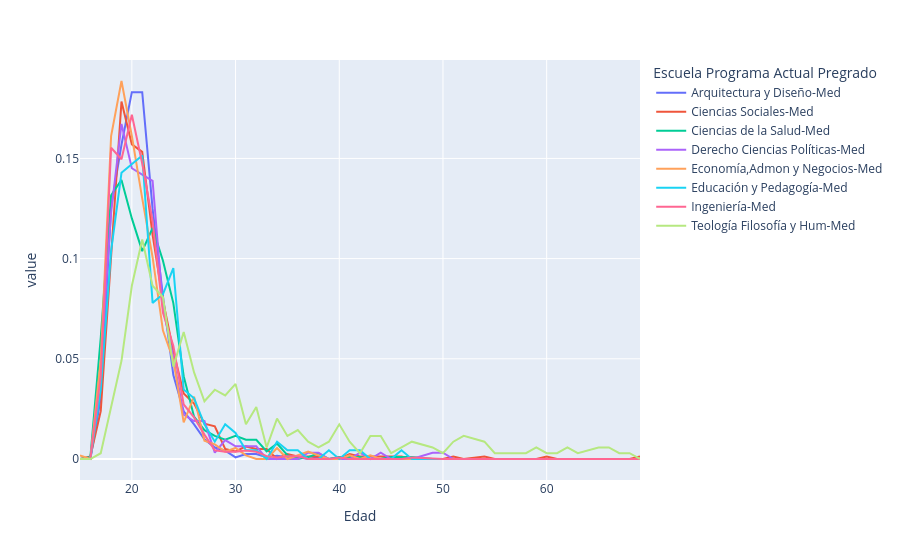

Notebook source saved alongside this figure:
### Code cell
import plotly.express as px
df=pd.pivot_table(data, index='Edad', columns='Escuela Programa Actual Pregrado', values='Escuela Programa Actual Pregrado', aggfunc='count', fill_value=0).sort_index()
for co in df.columns: 
    df[co]=df[co]/df[co].sum()
df
px.line(df, df.index, df.columns)

### Figure 1 — Plotly figure (JSON) as saved in the notebook; plotly's stock layout.template omitted (floating-point values rounded to 4 significant figures)
{"data": [{"hovertemplate": "Escuela Programa Actual Pregrado=Arquitectura y Diseño-Med<br>Edad=%{x}<br>value=%{y}<extra></extra>", "legendgroup": "Arquitectura y Diseño-Med", "line": {"color": "#636efa", "dash": "solid"}, "marker": {"symbol": "circle"}, "mode": "lines", "name": "Arquitectura y Diseño-Med", "orientation": "v", "showlegend": true, "type": "scatter", "x": [15, 16, 17, 18, 19, 20, 21, 22, 23, 24, 25, 26, 27, 28, 29, 30, 31, 32, 33, 34, 35, 36, 37, 38, 39, 40, 41, 42, 43, 44, 45, 46, 47, 49, 50, 51, 52, 54, 55, 56, 57, 58, 59, 60, 61, 62, 63, 65, 66, 67, 68, 69], "xaxis": "x", "y": [0.0, 0.0, 0.03038, 0.1256, 0.1568, 0.1831, 0.1831, 0.1248, 0.08128, 0.04187, 0.02381, 0.01724, 0.009852, 0.005747, 0.004105, 0.000821, 0.002463, 0.002463, 0.000821, 0.001642, 0.000821, 0.000821, 0.0, 0.000821, 0.0, 0.000821, 0.0, 0.0, 0.0, 0.0, 0.000821, 0.0, 0.0, 0.0, 0.0, 0.0, 0.0, 0.0, 0.0, 0.0, 0.0, 0.0, 0.0, 0.0, 0.0, 0.0, 0.0, 0.0, 0.0, 0.0, 0.0, 0.0], "yaxis": "y"}, {"hovertemplate": "Escuela Programa Actual Pregrado=Ciencias Sociales-Med<br>Edad=%{x}<br>value=%{y}<extra></extra>", "legendgroup": "Ciencias Sociales-Med", "line": {"color": "#EF553B", "dash": "solid"}, "marker": {"symbol": "circle"}, "mode": "lines", "name": "Ciencias Sociales-Med", "orientation": "v", "showlegend": true, "type": "scatter", "x": [15, 16, 17, 18, 19, 20, 21, 22, 23, 24, 25, 26, 27, 28, 29, 30, 31, 32, 33, 34, 35, 36, 37, 38, 39, 40, 41, 42, 43, 44, 45, 46, 47, 49, 50, 51, 52, 54, 55, 56, 57, 58, 59, 60, 61, 62, 63, 65, 66, 67, 68, 69], "xaxis": "x", "y": [0.0, 0.001256, 0.02387, 0.1018, 0.1784, 0.157, 0.1533, 0.1118, 0.07915, 0.05402, 0.03266, 0.02764, 0.01759, 0.01633, 0.005025, 0.003769, 0.006281, 0.005025, 0.005025, 0.0, 0.002513, 0.001256, 0.001256, 0.001256, 0.0, 0.0, 0.002513, 0.001256, 0.001256, 0.001256, 0.001256, 0.001256, 0.0, 0.0, 0.0, 0.001256, 0.0, 0.001256, 0.0, 0.0, 0.0, 0.0, 0.0, 0.001256, 0.0, 0.0, 0.0, 0.0, 0.0, 0.0, 0.0, 0.001256], "yaxis": "y"}, {"hovertemplate": "Escuela Programa Actual Pregrado=Ciencias de la Salud-Med<br>Edad=%{x}<br>value=%{y}<extra></extra>", "legendgroup": "Ciencias de la Salud-Med", "line": {"color": "#00cc96", "dash": "solid"}, "marker": {"symbol": "circle"}, "mode": "lines", "name": "Ciencias de la Salud-Med", "orientation": "v", "showlegend": true, "type": "scatter", "x": [15, 16, 17, 18, 19, 20, 21, 22, 23, 24, 25, 26, 27, 28, 29, 30, 31, 32, 33, 34, 35, 36, 37, 38, 39, 40, 41, 42, 43, 44, 45, 46, 47, 49, 50, 51, 52, 54, 55, 56, 57, 58, 59, 60, 61, 62, 63, 65, 66, 67, 68, 69], "xaxis": "x", "y": [0.0, 0.0009606, 0.06052, 0.1316, 0.1393, 0.1201, 0.1037, 0.1153, 0.09894, 0.07781, 0.04131, 0.02113, 0.01441, 0.01153, 0.009606, 0.01153, 0.009606, 0.009606, 0.003842, 0.007685, 0.001921, 0.0, 0.0009606, 0.002882, 0.0, 0.0009606, 0.0009606, 0.0009606, 0.0, 0.0, 0.0009606, 0.0009606, 0.0009606, 0.0, 0.0, 0.0, 0.0, 0.0, 0.0, 0.0, 0.0, 0.0, 0.0, 0.0, 0.0, 0.0, 0.0, 0.0, 0.0, 0.0, 0.0, 0.0], "yaxis": "y"}, {"hovertemplate": "Escuela Programa Actual Pregrado=Derecho Ciencias Políticas-Med<br>Edad=%{x}<br>value=%{y}<extra></extra>", "legendgroup": "Derecho Ciencias Políticas-Med", "line": {"color": "#ab63fa", "dash": "solid"}, "marker": {"symbol": "circle"}, "mode": "lines", "name": "Derecho Ciencias Políticas-Med", "orientation": "v", "showlegend": true, "type": "scatter", "x": [15, 16, 17, 18, 19, 20, 21, 22, 23, 24, 25, 26, 27, 28, 29, 30, 31, 32, 33, 34, 35, 36, 37, 38, 39, 40, 41, 42, 43, 44, 45, 46, 47, 49, 50, 51, 52, 54, 55, 56, 57, 58, 59, 60, 61, 62, 63, 65, 66, 67, 68, 69], "xaxis": "x", "y": [0.0, 0.0, 0.04732, 0.123, 0.1672, 0.1451, 0.142, 0.1388, 0.07571, 0.05047, 0.02208, 0.01893, 0.01893, 0.003155, 0.009464, 0.006309, 0.006309, 0.006309, 0.0, 0.0, 0.0, 0.0, 0.003155, 0.003155, 0.0, 0.0, 0.0, 0.003155, 0.0, 0.003155, 0.0, 0.0, 0.0, 0.003155, 0.003155, 0.0, 0.0, 0.0, 0.0, 0.0, 0.0, 0.0, 0.0, 0.0, 0.0, 0.0, 0.0, 0.0, 0.0, 0.0, 0.0, 0.0], "yaxis": "y"}, {"hovertemplate": "Escuela Programa Actual Pregrado=Economía,Admon y Negocios-Med<br>Edad=%{x}<br>value=%{y}<extra></extra>", "legendgroup": "Economía,Admon y Negocios-Med", "line": {"color": "#FFA15A", "dash": "solid"}, "marker": {"symbol": "circle"}, "mode": "lines", "name": "Economía,Admon y Negocios-Med", "orientation": "v", "showlegend": true, "type": "scatter", "x": [15, 16, 17, 18, 19, 20, 21, 22, 23, 24, 25, 26, 27, 28, 29, 30, 31, 32, 33, 34, 35, 36, 37, 38, 39, 40, 41, 42, 43, 44, 45, 46, 47, 49, 50, 51, 52, 54, 55, 56, 57, 58, 59, 60, 61, 62, 63, 65, 66, 67, 68, 69], "xaxis": "x", "y": [0.001832, 0.0, 0.04945, 0.1612, 0.1886, 0.1612, 0.13, 0.1007, 0.0641, 0.04945, 0.01832, 0.03114, 0.009158, 0.007326, 0.003663, 0.005495, 0.001832, 0.0, 0.0, 0.005495, 0.0, 0.001832, 0.003663, 0.001832, 0.0, 0.0, 0.001832, 0.0, 0.001832, 0.0, 0.0, 0.0, 0.0, 0.0, 0.0, 0.0, 0.0, 0.0, 0.0, 0.0, 0.0, 0.0, 0.0, 0.0, 0.0, 0.0, 0.0, 0.0, 0.0, 0.0, 0.0, 0.0], "yaxis": "y"}, {"hovertemplate": "Escuela Programa Actual Pregrado=Educación y Pedagogía-Med<br>Edad=%{x}<br>value=%{y}<extra></extra>", "legendgroup": "Educación y Pedagogía-Med", "line": {"color": "#19d3f3", "dash": "solid"}, "marker": {"symbol": "circle"}, "mode": "lines", "name": "Educación y Pedagogía-Med", "orientation": "v", "showlegend": true, "type": "scatter", "x": [15, 16, 17, 18, 19, 20, 21, 22, 23, 24, 25, 26, 27, 28, 29, 30, 31, 32, 33, 34, 35, 36, 37, 38, 39, 40, 41, 42, 43, 44, 45, 46, 47, 49, 50, 51, 52, 54, 55, 56, 57, 58, 59, 60, 61, 62, 63, 65, 66, 67, 68, 69], "xaxis": "x", "y": [0.0, 0.0, 0.03463, 0.1039, 0.1429, 0.1472, 0.1515, 0.07792, 0.08225, 0.09524, 0.03463, 0.0303, 0.01732, 0.008658, 0.01732, 0.01299, 0.004329, 0.004329, 0.0, 0.008658, 0.004329, 0.004329, 0.0, 0.0, 0.004329, 0.0, 0.004329, 0.004329, 0.0, 0.0, 0.0, 0.004329, 0.0, 0.0, 0.0, 0.0, 0.0, 0.0, 0.0, 0.0, 0.0, 0.0, 0.0, 0.0, 0.0, 0.0, 0.0, 0.0, 0.0, 0.0, 0.0, 0.0], "yaxis": "y"}, {"hovertemplate": "Escuela Programa Actual Pregrado=Ingeniería-Med<br>Edad=%{x}<br>value=%{y}<extra></extra>", "legendgroup": "Ingeniería-Med", "line": {"color": "#FF6692", "dash": "solid"}, "marker": {"symbol": "circle"}, "mode": "lines", "name": "Ingeniería-Med", "orientation": "v", "showlegend": true, "type": "scatter", "x": [15, 16, 17, 18, 19, 20, 21, 22, 23, 24, 25, 26, 27, 28, 29, 30, 31, 32, 33, 34, 35, 36, 37, 38, 39, 40, 41, 42, 43, 44, 45, 46, 47, 49, 50, 51, 52, 54, 55, 56, 57, 58, 59, 60, 61, 62, 63, 65, 66, 67, 68, 69], "xaxis": "x", "y": [0.0, 0.0, 0.04152, 0.1553, 0.1496, 0.1718, 0.1475, 0.1188, 0.07301, 0.05655, 0.0272, 0.02076, 0.01217, 0.004295, 0.003579, 0.003579, 0.004295, 0.003579, 0.001432, 0.0007158, 0.001432, 0.001432, 0.0, 0.0, 0.0, 0.0007158, 0.0, 0.0, 0.0, 0.0, 0.0, 0.0, 0.0007158, 0.0, 0.0, 0.0, 0.0, 0.0, 0.0, 0.0, 0.0, 0.0, 0.0, 0.0, 0.0, 0.0, 0.0, 0.0, 0.0, 0.0, 0.0, 0.0], "yaxis": "y"}, {"hovertemplate": "Escuela Programa Actual Pregrado=Teología Filosofía y Hum-Med<br>Edad=%{x}<br>value=%{y}<extra></extra>", "legendgroup": "Teología Filosofía y Hum-Med", "line": {"color": "#B6E880", "dash": "solid"}, "marker": {"symbol": "circle"}, "mode": "lines", "name": "Teología Filosofía y Hum-Med", "orientation": "v", "showlegend": true, "type": "scatter", "x": [15, 16, 17, 18, 19, 20, 21, 22, 23, 24, 25, 26, 27, 28, 29, 30, 31, 32, 33, 34, 35, 36, 37, 38, 39, 40, 41, 42, 43, 44, 45, 46, 47, 49, 50, 51, 52, 54, 55, 56, 57, 58, 59, 60, 61, 62, 63, 65, 66, 67, 68, 69], "xaxis": "x", "y": [0.0, 0.0, 0.002882, 0.02594, 0.04899, 0.08646, 0.1095, 0.08646, 0.08069, 0.04611, 0.0634, 0.04323, 0.02882, 0.03458, 0.0317, 0.03746, 0.01729, 0.02594, 0.005764, 0.02017, 0.01153, 0.01441, 0.008646, 0.005764, 0.008646, 0.01729, 0.008646, 0.002882, 0.01153, 0.01153, 0.002882, 0.005764, 0.008646, 0.005764, 0.002882, 0.008646, 0.01153, 0.008646, 0.002882, 0.002882, 0.002882, 0.002882, 0.005764, 0.002882, 0.002882, 0.005764, 0.002882, 0.005764, 0.005764, 0.002882, 0.002882, 0.0], "yaxis": "y"}], "layout": {"legend": {"title": {"text": "Escuela Programa Actual Pregrado"}, "tracegroupgap": 0}, "margin": {"t": 60}, "xaxis": {"anchor": "y", "domain": [0, 1], "title": {"text": "Edad"}}, "yaxis": {"anchor": "x", "domain": [0, 1], "title": {"text": "value"}}}}
